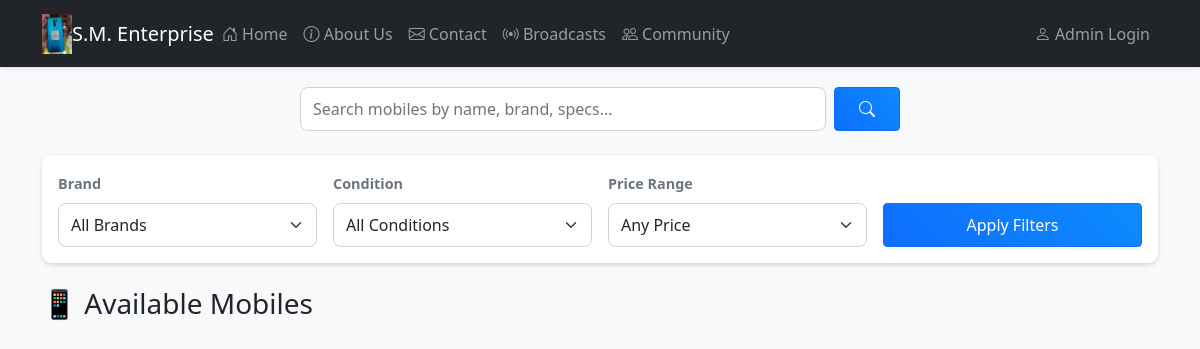
The page / on the database its author committed.
### app.py (models this page shows)
class Settings(db.Model):
    id = db.Column(db.Integer, primary_key=True)
    key = db.Column(db.String(50), unique=True, nullable=False)
    value = db.Column(db.Text, nullable=False)
    updated_at = db.Column(db.DateTime, default=datetime.utcnow, onupdate=datetime.utcnow)

### app.py (the view)
@app.route('/')
def home():
    today = datetime.utcnow().date()
    todays_mobiles = Mobile.query.filter(
        db.func.date(Mobile.created_at) == today
    ).order_by(Mobile.created_at.desc()).all()
    mobiles = Mobile.query.order_by(Mobile.created_at.desc()).all()
    banners = Banner.query.filter_by(active=True).all()
    return render_template('index.html',
                         mobiles=mobiles,
                         todays_mobiles=todays_mobiles,
                         banners=banners)

### app.py (called while the page is built)
def get_setting(key, default=''):
    setting = Settings.query.filter_by(key=key).first()
    return setting.value if setting else default

@app.context_processor
def inject_settings():
    return {
        'contact_phone': get_setting('contact_phone'),
        'contact_whatsapp': get_setting('contact_whatsapp'),
        'shop_name': get_setting('shop_name', 'Mobile Shop'),
        'shop_logo': get_setting('shop_logo')
    }

### templates/index.html (shortened to what this page needs)
{% extends "base.html" %}
{% block content %}
<div class="filter-section mb-4">
    <div class="card">
        <div class="card-body">
            <form method="get" action="{{ url_for('search') }}" class="row g-3">
                <div class="col-md-3">
                    <label class="form-label">Brand</label>
                    <select class="form-select" name="brand">
                        <option value="">All Brands</option>
                    </select>
                </div>
                <div class="col-md-3">
                    <label class="form-label">Condition</label>
                    <select class="form-select" name="condition">
                        <option value="">All Conditions</option>
                    </select>
                </div>
                <div class="col-md-3">
                    <label class="form-label">Price Range</label>
                    <select class="form-select" name="price_range">
                        <option value="">Any Price</option>
                    </select>
                </div>
                <div class="col-md-3 d-flex align-items-end">
                    <button type="submit" class="btn btn-primary w-100">Apply Filters</button>
                </div>
            </form>
        </div>
    </div>
</div>
<h3 class="mb-3">📱 Available Mobiles</h3>
<div class="mobile-scroll">
</div>
{% endblock %}

### templates/base.html (shortened to what this page needs)
<!DOCTYPE html>
<html lang="en">
<head>
    <link href="https://cdn.jsdelivr.net/npm/bootstrap@5.1.3/dist/css/bootstrap.min.css" rel="stylesheet">
    <link rel="stylesheet" href="https://cdn.jsdelivr.net/npm/bootstrap-icons@1.7.2/font/bootstrap-icons.css">
    <link rel="stylesheet" href="{{ url_for('static', filename='css/style.css') }}">
</head>
<body>
    <nav class="navbar navbar-expand-lg navbar-dark bg-dark">
        <div class="container">
            {% if shop_logo %}
            <a class="navbar-brand me-0" href="{{ url_for('home') }}">
                <img src="{{ url_for('static', filename='uploads/' + shop_logo) }}"
                     alt="Logo" height="40" class="d-inline-block align-text-top">
            </a>
            {% endif %}
            <a class="navbar-brand mx-auto" href="{{ url_for('home') }}">{{ shop_name }}</a>
            <div class="collapse navbar-collapse" id="navbarNav">
                <ul class="navbar-nav me-auto mb-2 mb-lg-0">
                    <li class="nav-item">
                        <a class="nav-link" href="{{ url_for('home') }}">
                            <i class="bi bi-house-door"></i> Home
                        </a>
                    </li>
                    <li class="nav-item">
                        <a class="nav-link" href="{{ url_for('about') }}">
                            <i class="bi bi-info-circle"></i> About Us
                        </a>
                    </li>
                    <li class="nav-item">
                        <a class="nav-link" href="{{ url_for('contact') }}">
                            <i class="bi bi-envelope"></i> Contact
                        </a>
                    </li>
                    <li class="nav-item">
                        <a class="nav-link" href="{{ url_for('broadcast_list') }}">
                            <i class="bi bi-broadcast"></i> Broadcasts
                        </a>
                    </li>
                    <li class="nav-item">
                        <a class="nav-link" href="{{ url_for('community') }}">
                            <i class="bi bi-people"></i> Community
                        </a>
                    </li>
                </ul>
                <ul class="navbar-nav">
                    {% if current_user.is_authenticated %}
                    <li class="nav-item">
                        <a class="nav-link" href="{{ url_for('admin_dashboard') }}">
                            <i class="bi bi-speedometer2"></i> Admin Dashboard
                        </a>
                    </li>
                    <li class="nav-item">
                        <a class="nav-link" href="{{ url_for('logout') }}">
                            <i class="bi bi-box-arrow-right"></i> Logout
                        </a>
                    </li>
                    {% else %}
                    <li class="nav-item">
                        <a class="nav-link" href="{{ url_for('admin_login') }}">
                            <i class="bi bi-person"></i> Admin Login
                        </a>
                    </li>
                    {% endif %}
                </ul>
            </div>
        </div>
    </nav>
    <div class="search-container">
        <form action="{{ url_for('search') }}" method="get" class="d-flex">
            <input type="text" name="query" class="form-control me-2"
                   value="{{ request.args.get('query', '') }}"
                   placeholder="Search mobiles by name, brand, specs...">
            <button type="submit" class="btn btn-primary">
                <i class="bi bi-search"></i>
            </button>
        </form>
    </div>
    <div class="container mt-4">
        {% block content %}{% endblock %}
    </div>
</body>
</html>

### static/css/style.css (style rules this page uses)
:root { --primary-color: #0d6efd; --secondary-color: #6c757d; --success-color: #198754; --warning-color: #ffc107; --info-color: #0dcaf0; }
body { background-color: #f8f9fa; }
.card { transition: transform 0.2s, box-shadow 0.2s; border: none; box-shadow: 0 2px 4px rgba(0, 0, 0, 0.1); }
.navbar { box-shadow: 0 2px 4px rgba(0, 0, 0, 0.1); }
.nav-link { padding: 0.8rem 1rem; transition: color 0.2s; }
.btn { min-height: 44px; display: inline-flex; align-items: center; justify-content: center; padding: 0.5rem 1.5rem; font-weight: 500; transition: all 0.2s; }
.btn-primary { background: linear-gradient(45deg, var(--primary-color), #0d8bfd); }
.mobile-scroll { display: flex; overflow-x: auto; gap: 1rem; padding: 1rem 0; -webkit-overflow-scrolling: touch; scrollbar-width: thin; scroll-behavior: smooth; scroll-snap-type: x mandatory; }
.filter-section { background: white; border-radius: 10px; box-shadow: 0 2px 4px rgba(0, 0, 0, 0.1); margin: 1rem 0; position: sticky; top: 1rem; }
.filter-section .card { border-radius: 10px; box-shadow: 0 2px 4px rgba(0, 0, 0, 0.05); }
.filter-section .form-label { font-size: 0.9rem; font-weight: 600; color: #6c757d; }
.form-control, .form-select { min-height: 44px; font-size: 16px !important; border-radius: 0.5rem; }
html { scroll-behavior: smooth; }

### templates/base.html (style rules this page uses)
.search-container { max-width: 600px; margin: 20px auto; }

### rows shown on the page
Settings: value (picture)
Settings: value "S.M. Enterprise"
